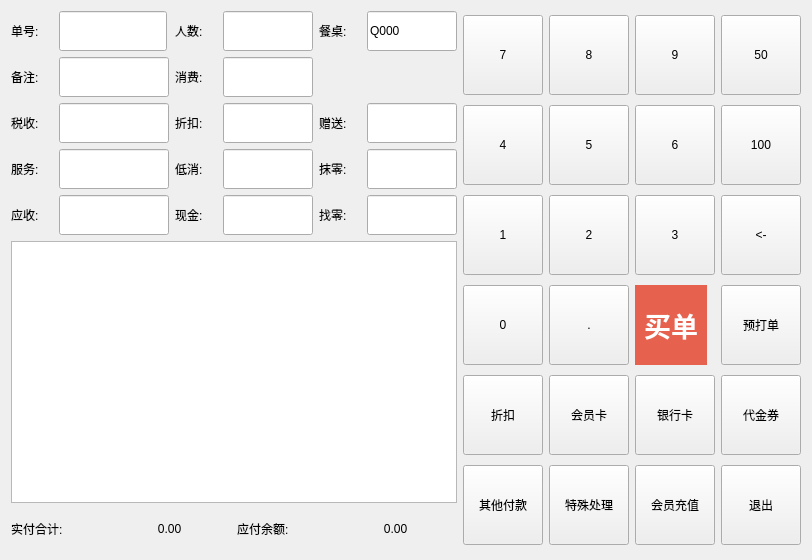
<?xml version="1.0" encoding="UTF-8"?>
<ui version="4.0">
 <class>table_pay</class>
 <widget class="QDialog" name="table_pay">
  <property name="geometry">
   <rect>
    <x>0</x>
    <y>0</y>
    <width>812</width>
    <height>560</height>
   </rect>
  </property>
  <property name="minimumSize">
   <size>
    <width>800</width>
    <height>0</height>
   </size>
  </property>
  <property name="maximumSize">
   <size>
    <width>812</width>
    <height>16777215</height>
   </size>
  </property>
  <property name="windowTitle">
   <string>Dialog</string>
  </property>
  <layout class="QHBoxLayout" name="horizontalLayout_2">
   <item>
    <layout class="QVBoxLayout" name="verticalLayout">
     <item>
      <layout class="QGridLayout" name="gridLayout_2">
       <item row="0" column="0">
        <widget class="QLabel" name="label_15">
         <property name="sizePolicy">
          <sizepolicy hsizetype="Fixed" vsizetype="Fixed">
           <horstretch>0</horstretch>
           <verstretch>0</verstretch>
          </sizepolicy>
         </property>
         <property name="minimumSize">
          <size>
           <width>42</width>
           <height>40</height>
          </size>
         </property>
         <property name="text">
          <string>单号:</string>
         </property>
        </widget>
       </item>
       <item row="0" column="1">
        <widget class="QLineEdit" name="lineEdit_12">
         <property name="sizePolicy">
          <sizepolicy hsizetype="Fixed" vsizetype="Fixed">
           <horstretch>0</horstretch>
           <verstretch>0</verstretch>
          </sizepolicy>
         </property>
         <property name="minimumSize">
          <size>
           <width>100</width>
           <height>40</height>
          </size>
         </property>
        </widget>
       </item>
       <item row="0" column="2">
        <widget class="QLabel" name="label_16">
         <property name="sizePolicy">
          <sizepolicy hsizetype="Fixed" vsizetype="Fixed">
           <horstretch>0</horstretch>
           <verstretch>0</verstretch>
          </sizepolicy>
         </property>
         <property name="minimumSize">
          <size>
           <width>42</width>
           <height>40</height>
          </size>
         </property>
         <property name="text">
          <string>人数:</string>
         </property>
        </widget>
       </item>
       <item row="0" column="3">
        <widget class="QLineEdit" name="lineEdit_10">
         <property name="sizePolicy">
          <sizepolicy hsizetype="Fixed" vsizetype="Fixed">
           <horstretch>0</horstretch>
           <verstretch>0</verstretch>
          </sizepolicy>
         </property>
         <property name="minimumSize">
          <size>
           <width>90</width>
           <height>40</height>
          </size>
         </property>
         <property name="maximumSize">
          <size>
           <width>90</width>
           <height>16777215</height>
          </size>
         </property>
        </widget>
       </item>
       <item row="0" column="4">
        <widget class="QLabel" name="label_10">
         <property name="sizePolicy">
          <sizepolicy hsizetype="Fixed" vsizetype="Fixed">
           <horstretch>0</horstretch>
           <verstretch>0</verstretch>
          </sizepolicy>
         </property>
         <property name="minimumSize">
          <size>
           <width>42</width>
           <height>40</height>
          </size>
         </property>
         <property name="text">
          <string>餐桌:</string>
         </property>
        </widget>
       </item>
       <item row="0" column="5">
        <widget class="QLineEdit" name="lineEdit_8">
         <property name="sizePolicy">
          <sizepolicy hsizetype="Fixed" vsizetype="Fixed">
           <horstretch>0</horstretch>
           <verstretch>0</verstretch>
          </sizepolicy>
         </property>
         <property name="minimumSize">
          <size>
           <width>90</width>
           <height>40</height>
          </size>
         </property>
         <property name="maximumSize">
          <size>
           <width>90</width>
           <height>16777215</height>
          </size>
         </property>
         <property name="text">
          <string>Q000</string>
         </property>
        </widget>
       </item>
       <item row="1" column="0">
        <widget class="QLabel" name="label_18">
         <property name="sizePolicy">
          <sizepolicy hsizetype="Fixed" vsizetype="Fixed">
           <horstretch>0</horstretch>
           <verstretch>0</verstretch>
          </sizepolicy>
         </property>
         <property name="minimumSize">
          <size>
           <width>42</width>
           <height>40</height>
          </size>
         </property>
         <property name="maximumSize">
          <size>
           <width>40</width>
           <height>16777215</height>
          </size>
         </property>
         <property name="text">
          <string>备注:</string>
         </property>
        </widget>
       </item>
       <item row="1" column="1">
        <widget class="QLineEdit" name="lineEdit_13">
         <property name="minimumSize">
          <size>
           <width>0</width>
           <height>40</height>
          </size>
         </property>
         <property name="text">
          <string/>
         </property>
        </widget>
       </item>
       <item row="1" column="2">
        <widget class="QLabel" name="label_2">
         <property name="sizePolicy">
          <sizepolicy hsizetype="Fixed" vsizetype="Fixed">
           <horstretch>0</horstretch>
           <verstretch>0</verstretch>
          </sizepolicy>
         </property>
         <property name="minimumSize">
          <size>
           <width>42</width>
           <height>40</height>
          </size>
         </property>
         <property name="maximumSize">
          <size>
           <width>40</width>
           <height>16777215</height>
          </size>
         </property>
         <property name="text">
          <string>消费:</string>
         </property>
        </widget>
       </item>
       <item row="1" column="3">
        <widget class="QLineEdit" name="lineEdit">
         <property name="sizePolicy">
          <sizepolicy hsizetype="Fixed" vsizetype="Fixed">
           <horstretch>0</horstretch>
           <verstretch>0</verstretch>
          </sizepolicy>
         </property>
         <property name="minimumSize">
          <size>
           <width>90</width>
           <height>40</height>
          </size>
         </property>
         <property name="maximumSize">
          <size>
           <width>90</width>
           <height>16777215</height>
          </size>
         </property>
        </widget>
       </item>
       <item row="2" column="0">
        <widget class="QLabel" name="label_6">
         <property name="sizePolicy">
          <sizepolicy hsizetype="Fixed" vsizetype="Fixed">
           <horstretch>0</horstretch>
           <verstretch>0</verstretch>
          </sizepolicy>
         </property>
         <property name="minimumSize">
          <size>
           <width>42</width>
           <height>40</height>
          </size>
         </property>
         <property name="text">
          <string>税收:</string>
         </property>
        </widget>
       </item>
       <item row="2" column="1">
        <widget class="QLineEdit" name="lineEdit_6">
         <property name="sizePolicy">
          <sizepolicy hsizetype="Expanding" vsizetype="Fixed">
           <horstretch>0</horstretch>
           <verstretch>0</verstretch>
          </sizepolicy>
         </property>
         <property name="minimumSize">
          <size>
           <width>0</width>
           <height>40</height>
          </size>
         </property>
         <property name="maximumSize">
          <size>
           <width>16777215</width>
           <height>16777215</height>
          </size>
         </property>
        </widget>
       </item>
       <item row="2" column="2">
        <widget class="QLabel" name="label_3">
         <property name="sizePolicy">
          <sizepolicy hsizetype="Fixed" vsizetype="Fixed">
           <horstretch>0</horstretch>
           <verstretch>0</verstretch>
          </sizepolicy>
         </property>
         <property name="minimumSize">
          <size>
           <width>42</width>
           <height>40</height>
          </size>
         </property>
         <property name="text">
          <string>折扣:</string>
         </property>
        </widget>
       </item>
       <item row="2" column="3">
        <widget class="QLineEdit" name="lineEdit_2">
         <property name="sizePolicy">
          <sizepolicy hsizetype="Fixed" vsizetype="Fixed">
           <horstretch>0</horstretch>
           <verstretch>0</verstretch>
          </sizepolicy>
         </property>
         <property name="minimumSize">
          <size>
           <width>90</width>
           <height>40</height>
          </size>
         </property>
         <property name="maximumSize">
          <size>
           <width>90</width>
           <height>16777215</height>
          </size>
         </property>
        </widget>
       </item>
       <item row="2" column="4">
        <widget class="QLabel" name="label_4">
         <property name="sizePolicy">
          <sizepolicy hsizetype="Fixed" vsizetype="Fixed">
           <horstretch>0</horstretch>
           <verstretch>0</verstretch>
          </sizepolicy>
         </property>
         <property name="minimumSize">
          <size>
           <width>42</width>
           <height>40</height>
          </size>
         </property>
         <property name="text">
          <string>赠送:</string>
         </property>
        </widget>
       </item>
       <item row="2" column="5">
        <widget class="QLineEdit" name="lineEdit_3">
         <property name="sizePolicy">
          <sizepolicy hsizetype="Fixed" vsizetype="Fixed">
           <horstretch>0</horstretch>
           <verstretch>0</verstretch>
          </sizepolicy>
         </property>
         <property name="minimumSize">
          <size>
           <width>90</width>
           <height>40</height>
          </size>
         </property>
         <property name="maximumSize">
          <size>
           <width>90</width>
           <height>16777215</height>
          </size>
         </property>
        </widget>
       </item>
       <item row="3" column="0">
        <widget class="QLabel" name="label_19">
         <property name="sizePolicy">
          <sizepolicy hsizetype="Fixed" vsizetype="Fixed">
           <horstretch>0</horstretch>
           <verstretch>0</verstretch>
          </sizepolicy>
         </property>
         <property name="minimumSize">
          <size>
           <width>42</width>
           <height>40</height>
          </size>
         </property>
         <property name="maximumSize">
          <size>
           <width>40</width>
           <height>16777215</height>
          </size>
         </property>
         <property name="text">
          <string>服务:</string>
         </property>
        </widget>
       </item>
       <item row="3" column="1">
        <widget class="QLineEdit" name="lineEdit_14">
         <property name="sizePolicy">
          <sizepolicy hsizetype="Expanding" vsizetype="Fixed">
           <horstretch>0</horstretch>
           <verstretch>0</verstretch>
          </sizepolicy>
         </property>
         <property name="minimumSize">
          <size>
           <width>0</width>
           <height>40</height>
          </size>
         </property>
         <property name="maximumSize">
          <size>
           <width>16777215</width>
           <height>16777215</height>
          </size>
         </property>
        </widget>
       </item>
       <item row="3" column="2">
        <widget class="QLabel" name="label_17">
         <property name="sizePolicy">
          <sizepolicy hsizetype="Fixed" vsizetype="Fixed">
           <horstretch>0</horstretch>
           <verstretch>0</verstretch>
          </sizepolicy>
         </property>
         <property name="minimumSize">
          <size>
           <width>42</width>
           <height>40</height>
          </size>
         </property>
         <property name="maximumSize">
          <size>
           <width>40</width>
           <height>16777215</height>
          </size>
         </property>
         <property name="text">
          <string>低消:</string>
         </property>
        </widget>
       </item>
       <item row="3" column="3">
        <widget class="QLineEdit" name="lineEdit_11">
         <property name="sizePolicy">
          <sizepolicy hsizetype="Fixed" vsizetype="Fixed">
           <horstretch>0</horstretch>
           <verstretch>0</verstretch>
          </sizepolicy>
         </property>
         <property name="minimumSize">
          <size>
           <width>90</width>
           <height>40</height>
          </size>
         </property>
         <property name="maximumSize">
          <size>
           <width>90</width>
           <height>16777215</height>
          </size>
         </property>
        </widget>
       </item>
       <item row="3" column="4">
        <widget class="QLabel" name="label_7">
         <property name="sizePolicy">
          <sizepolicy hsizetype="Fixed" vsizetype="Fixed">
           <horstretch>0</horstretch>
           <verstretch>0</verstretch>
          </sizepolicy>
         </property>
         <property name="minimumSize">
          <size>
           <width>42</width>
           <height>40</height>
          </size>
         </property>
         <property name="text">
          <string>抹零:</string>
         </property>
        </widget>
       </item>
       <item row="3" column="5">
        <widget class="QLineEdit" name="lineEdit_5">
         <property name="sizePolicy">
          <sizepolicy hsizetype="Fixed" vsizetype="Fixed">
           <horstretch>0</horstretch>
           <verstretch>0</verstretch>
          </sizepolicy>
         </property>
         <property name="minimumSize">
          <size>
           <width>90</width>
           <height>40</height>
          </size>
         </property>
         <property name="maximumSize">
          <size>
           <width>90</width>
           <height>16777215</height>
          </size>
         </property>
        </widget>
       </item>
       <item row="4" column="0">
        <widget class="QLabel" name="label_5">
         <property name="sizePolicy">
          <sizepolicy hsizetype="Fixed" vsizetype="Fixed">
           <horstretch>0</horstretch>
           <verstretch>0</verstretch>
          </sizepolicy>
         </property>
         <property name="minimumSize">
          <size>
           <width>42</width>
           <height>40</height>
          </size>
         </property>
         <property name="text">
          <string>应收:</string>
         </property>
        </widget>
       </item>
       <item row="4" column="1">
        <widget class="QLineEdit" name="lineEdit_4">
         <property name="sizePolicy">
          <sizepolicy hsizetype="Expanding" vsizetype="Fixed">
           <horstretch>0</horstretch>
           <verstretch>0</verstretch>
          </sizepolicy>
         </property>
         <property name="minimumSize">
          <size>
           <width>0</width>
           <height>40</height>
          </size>
         </property>
         <property name="maximumSize">
          <size>
           <width>16777215</width>
           <height>16777215</height>
          </size>
         </property>
        </widget>
       </item>
       <item row="4" column="2">
        <widget class="QLabel" name="label_9">
         <property name="sizePolicy">
          <sizepolicy hsizetype="Fixed" vsizetype="Fixed">
           <horstretch>0</horstretch>
           <verstretch>0</verstretch>
          </sizepolicy>
         </property>
         <property name="minimumSize">
          <size>
           <width>42</width>
           <height>40</height>
          </size>
         </property>
         <property name="text">
          <string>现金:</string>
         </property>
        </widget>
       </item>
       <item row="4" column="3">
        <widget class="QLineEdit" name="lineEdit_9">
         <property name="sizePolicy">
          <sizepolicy hsizetype="Fixed" vsizetype="Fixed">
           <horstretch>0</horstretch>
           <verstretch>0</verstretch>
          </sizepolicy>
         </property>
         <property name="minimumSize">
          <size>
           <width>90</width>
           <height>40</height>
          </size>
         </property>
         <property name="maximumSize">
          <size>
           <width>90</width>
           <height>16777215</height>
          </size>
         </property>
        </widget>
       </item>
       <item row="4" column="4">
        <widget class="QLabel" name="label_8">
         <property name="sizePolicy">
          <sizepolicy hsizetype="Fixed" vsizetype="Fixed">
           <horstretch>0</horstretch>
           <verstretch>0</verstretch>
          </sizepolicy>
         </property>
         <property name="minimumSize">
          <size>
           <width>42</width>
           <height>40</height>
          </size>
         </property>
         <property name="text">
          <string>找零:</string>
         </property>
        </widget>
       </item>
       <item row="4" column="5">
        <widget class="QLineEdit" name="lineEdit_7">
         <property name="sizePolicy">
          <sizepolicy hsizetype="Fixed" vsizetype="Fixed">
           <horstretch>0</horstretch>
           <verstretch>0</verstretch>
          </sizepolicy>
         </property>
         <property name="minimumSize">
          <size>
           <width>90</width>
           <height>40</height>
          </size>
         </property>
         <property name="maximumSize">
          <size>
           <width>90</width>
           <height>16777215</height>
          </size>
         </property>
        </widget>
       </item>
      </layout>
     </item>
     <item>
      <widget class="QTableView" name="tableView">
       <property name="sizePolicy">
        <sizepolicy hsizetype="Expanding" vsizetype="Expanding">
         <horstretch>0</horstretch>
         <verstretch>0</verstretch>
        </sizepolicy>
       </property>
       <property name="minimumSize">
        <size>
         <width>0</width>
         <height>0</height>
        </size>
       </property>
       <property name="maximumSize">
        <size>
         <width>16777215</width>
         <height>16777215</height>
        </size>
       </property>
      </widget>
     </item>
     <item>
      <layout class="QHBoxLayout" name="horizontalLayout">
       <item>
        <widget class="QLabel" name="label_11">
         <property name="sizePolicy">
          <sizepolicy hsizetype="Fixed" vsizetype="Fixed">
           <horstretch>0</horstretch>
           <verstretch>0</verstretch>
          </sizepolicy>
         </property>
         <property name="minimumSize">
          <size>
           <width>91</width>
           <height>40</height>
          </size>
         </property>
         <property name="text">
          <string>实付合计:</string>
         </property>
        </widget>
       </item>
       <item>
        <widget class="QLabel" name="label_12">
         <property name="sizePolicy">
          <sizepolicy hsizetype="Expanding" vsizetype="Fixed">
           <horstretch>0</horstretch>
           <verstretch>0</verstretch>
          </sizepolicy>
         </property>
         <property name="minimumSize">
          <size>
           <width>91</width>
           <height>40</height>
          </size>
         </property>
         <property name="text">
          <string>0.00</string>
         </property>
         <property name="alignment">
          <set>Qt::AlignCenter</set>
         </property>
        </widget>
       </item>
       <item>
        <widget class="QLabel" name="label_13">
         <property name="sizePolicy">
          <sizepolicy hsizetype="Fixed" vsizetype="Fixed">
           <horstretch>0</horstretch>
           <verstretch>0</verstretch>
          </sizepolicy>
         </property>
         <property name="minimumSize">
          <size>
           <width>91</width>
           <height>40</height>
          </size>
         </property>
         <property name="text">
          <string>应付余额:</string>
         </property>
        </widget>
       </item>
       <item>
        <widget class="QLabel" name="label_14">
         <property name="sizePolicy">
          <sizepolicy hsizetype="Expanding" vsizetype="Fixed">
           <horstretch>0</horstretch>
           <verstretch>0</verstretch>
          </sizepolicy>
         </property>
         <property name="minimumSize">
          <size>
           <width>91</width>
           <height>40</height>
          </size>
         </property>
         <property name="text">
          <string>0.00</string>
         </property>
         <property name="alignment">
          <set>Qt::AlignCenter</set>
         </property>
        </widget>
       </item>
      </layout>
     </item>
    </layout>
   </item>
   <item>
    <layout class="QGridLayout" name="gridLayout">
     <item row="0" column="0">
      <widget class="QPushButton" name="pushButton">
       <property name="sizePolicy">
        <sizepolicy hsizetype="Fixed" vsizetype="Fixed">
         <horstretch>0</horstretch>
         <verstretch>0</verstretch>
        </sizepolicy>
       </property>
       <property name="minimumSize">
        <size>
         <width>72</width>
         <height>80</height>
        </size>
       </property>
       <property name="focusPolicy">
        <enum>Qt::NoFocus</enum>
       </property>
       <property name="text">
        <string>7</string>
       </property>
       <property name="outer_stylesheet" stdset="0">
        <string>pushbutton</string>
       </property>
      </widget>
     </item>
     <item row="0" column="1">
      <widget class="QPushButton" name="pushButton_2">
       <property name="sizePolicy">
        <sizepolicy hsizetype="Fixed" vsizetype="Fixed">
         <horstretch>0</horstretch>
         <verstretch>0</verstretch>
        </sizepolicy>
       </property>
       <property name="minimumSize">
        <size>
         <width>72</width>
         <height>80</height>
        </size>
       </property>
       <property name="focusPolicy">
        <enum>Qt::NoFocus</enum>
       </property>
       <property name="text">
        <string>8</string>
       </property>
       <property name="outer_stylesheet" stdset="0">
        <string>pushbutton</string>
       </property>
      </widget>
     </item>
     <item row="0" column="2">
      <widget class="QPushButton" name="pushButton_3">
       <property name="sizePolicy">
        <sizepolicy hsizetype="Fixed" vsizetype="Fixed">
         <horstretch>0</horstretch>
         <verstretch>0</verstretch>
        </sizepolicy>
       </property>
       <property name="minimumSize">
        <size>
         <width>72</width>
         <height>80</height>
        </size>
       </property>
       <property name="focusPolicy">
        <enum>Qt::NoFocus</enum>
       </property>
       <property name="text">
        <string>9</string>
       </property>
       <property name="outer_stylesheet" stdset="0">
        <string>pushbutton</string>
       </property>
      </widget>
     </item>
     <item row="0" column="3">
      <widget class="QPushButton" name="pushButton_4">
       <property name="sizePolicy">
        <sizepolicy hsizetype="Fixed" vsizetype="Fixed">
         <horstretch>0</horstretch>
         <verstretch>0</verstretch>
        </sizepolicy>
       </property>
       <property name="minimumSize">
        <size>
         <width>72</width>
         <height>80</height>
        </size>
       </property>
       <property name="focusPolicy">
        <enum>Qt::NoFocus</enum>
       </property>
       <property name="text">
        <string>50</string>
       </property>
       <property name="outer_stylesheet" stdset="0">
        <string>pushbutton</string>
       </property>
      </widget>
     </item>
     <item row="1" column="0">
      <widget class="QPushButton" name="pushButton_6">
       <property name="sizePolicy">
        <sizepolicy hsizetype="Fixed" vsizetype="Fixed">
         <horstretch>0</horstretch>
         <verstretch>0</verstretch>
        </sizepolicy>
       </property>
       <property name="minimumSize">
        <size>
         <width>72</width>
         <height>80</height>
        </size>
       </property>
       <property name="focusPolicy">
        <enum>Qt::NoFocus</enum>
       </property>
       <property name="text">
        <string>4</string>
       </property>
       <property name="outer_stylesheet" stdset="0">
        <string>pushbutton</string>
       </property>
      </widget>
     </item>
     <item row="1" column="1">
      <widget class="QPushButton" name="pushButton_8">
       <property name="sizePolicy">
        <sizepolicy hsizetype="Fixed" vsizetype="Fixed">
         <horstretch>0</horstretch>
         <verstretch>0</verstretch>
        </sizepolicy>
       </property>
       <property name="minimumSize">
        <size>
         <width>72</width>
         <height>80</height>
        </size>
       </property>
       <property name="focusPolicy">
        <enum>Qt::NoFocus</enum>
       </property>
       <property name="text">
        <string>5</string>
       </property>
       <property name="outer_stylesheet" stdset="0">
        <string>pushbutton</string>
       </property>
      </widget>
     </item>
     <item row="1" column="2">
      <widget class="QPushButton" name="pushButton_5">
       <property name="sizePolicy">
        <sizepolicy hsizetype="Fixed" vsizetype="Fixed">
         <horstretch>0</horstretch>
         <verstretch>0</verstretch>
        </sizepolicy>
       </property>
       <property name="minimumSize">
        <size>
         <width>72</width>
         <height>80</height>
        </size>
       </property>
       <property name="focusPolicy">
        <enum>Qt::NoFocus</enum>
       </property>
       <property name="text">
        <string>6</string>
       </property>
       <property name="outer_stylesheet" stdset="0">
        <string>pushbutton</string>
       </property>
      </widget>
     </item>
     <item row="1" column="3">
      <widget class="QPushButton" name="pushButton_7">
       <property name="sizePolicy">
        <sizepolicy hsizetype="Fixed" vsizetype="Fixed">
         <horstretch>0</horstretch>
         <verstretch>0</verstretch>
        </sizepolicy>
       </property>
       <property name="minimumSize">
        <size>
         <width>72</width>
         <height>80</height>
        </size>
       </property>
       <property name="focusPolicy">
        <enum>Qt::NoFocus</enum>
       </property>
       <property name="text">
        <string>100</string>
       </property>
       <property name="outer_stylesheet" stdset="0">
        <string>pushbutton</string>
       </property>
      </widget>
     </item>
     <item row="2" column="0">
      <widget class="QPushButton" name="pushButton_10">
       <property name="sizePolicy">
        <sizepolicy hsizetype="Fixed" vsizetype="Fixed">
         <horstretch>0</horstretch>
         <verstretch>0</verstretch>
        </sizepolicy>
       </property>
       <property name="minimumSize">
        <size>
         <width>72</width>
         <height>80</height>
        </size>
       </property>
       <property name="focusPolicy">
        <enum>Qt::NoFocus</enum>
       </property>
       <property name="text">
        <string>1</string>
       </property>
       <property name="outer_stylesheet" stdset="0">
        <string>pushbutton</string>
       </property>
      </widget>
     </item>
     <item row="2" column="1">
      <widget class="QPushButton" name="pushButton_12">
       <property name="sizePolicy">
        <sizepolicy hsizetype="Fixed" vsizetype="Fixed">
         <horstretch>0</horstretch>
         <verstretch>0</verstretch>
        </sizepolicy>
       </property>
       <property name="minimumSize">
        <size>
         <width>72</width>
         <height>80</height>
        </size>
       </property>
       <property name="focusPolicy">
        <enum>Qt::NoFocus</enum>
       </property>
       <property name="text">
        <string>2</string>
       </property>
       <property name="outer_stylesheet" stdset="0">
        <string>pushbutton</string>
       </property>
      </widget>
     </item>
     <item row="2" column="2">
      <widget class="QPushButton" name="pushButton_9">
       <property name="sizePolicy">
        <sizepolicy hsizetype="Fixed" vsizetype="Fixed">
         <horstretch>0</horstretch>
         <verstretch>0</verstretch>
        </sizepolicy>
       </property>
       <property name="minimumSize">
        <size>
         <width>72</width>
         <height>80</height>
        </size>
       </property>
       <property name="focusPolicy">
        <enum>Qt::NoFocus</enum>
       </property>
       <property name="text">
        <string>3</string>
       </property>
       <property name="outer_stylesheet" stdset="0">
        <string>pushbutton</string>
       </property>
      </widget>
     </item>
     <item row="2" column="3">
      <widget class="QPushButton" name="pushButton_11">
       <property name="sizePolicy">
        <sizepolicy hsizetype="Fixed" vsizetype="Fixed">
         <horstretch>0</horstretch>
         <verstretch>0</verstretch>
        </sizepolicy>
       </property>
       <property name="minimumSize">
        <size>
         <width>72</width>
         <height>80</height>
        </size>
       </property>
       <property name="focusPolicy">
        <enum>Qt::NoFocus</enum>
       </property>
       <property name="text">
        <string>&lt;-</string>
       </property>
       <property name="outer_stylesheet" stdset="0">
        <string>pushbutton</string>
       </property>
      </widget>
     </item>
     <item row="3" column="0">
      <widget class="QPushButton" name="pushButton_14">
       <property name="sizePolicy">
        <sizepolicy hsizetype="Fixed" vsizetype="Fixed">
         <horstretch>0</horstretch>
         <verstretch>0</verstretch>
        </sizepolicy>
       </property>
       <property name="minimumSize">
        <size>
         <width>72</width>
         <height>80</height>
        </size>
       </property>
       <property name="focusPolicy">
        <enum>Qt::NoFocus</enum>
       </property>
       <property name="text">
        <string>0</string>
       </property>
       <property name="outer_stylesheet" stdset="0">
        <string>pushbutton</string>
       </property>
      </widget>
     </item>
     <item row="3" column="1">
      <widget class="QPushButton" name="pushButton_16">
       <property name="sizePolicy">
        <sizepolicy hsizetype="Fixed" vsizetype="Fixed">
         <horstretch>0</horstretch>
         <verstretch>0</verstretch>
        </sizepolicy>
       </property>
       <property name="minimumSize">
        <size>
         <width>72</width>
         <height>80</height>
        </size>
       </property>
       <property name="focusPolicy">
        <enum>Qt::NoFocus</enum>
       </property>
       <property name="text">
        <string>.</string>
       </property>
       <property name="outer_stylesheet" stdset="0">
        <string>pushbutton</string>
       </property>
      </widget>
     </item>
     <item row="3" column="2">
      <widget class="QPushButton" name="pushButton_13">
       <property name="sizePolicy">
        <sizepolicy hsizetype="Fixed" vsizetype="Fixed">
         <horstretch>0</horstretch>
         <verstretch>0</verstretch>
        </sizepolicy>
       </property>
       <property name="minimumSize">
        <size>
         <width>72</width>
         <height>80</height>
        </size>
       </property>
       <property name="focusPolicy">
        <enum>Qt::NoFocus</enum>
       </property>
       <property name="styleSheet">
        <string notr="true">QPushButton{
font:bold 20pt;color:white;border:0px;background:#e7624e;
}
QPushButton:pressed{
background:#dbe3e9;color:#7b7878;
}
</string>
       </property>
       <property name="text">
        <string>买单</string>
       </property>
       <property name="outer_stylesheet" stdset="0">
        <string>pushbutton</string>
       </property>
      </widget>
     </item>
     <item row="3" column="3">
      <widget class="QPushButton" name="pushButton_24">
       <property name="sizePolicy">
        <sizepolicy hsizetype="Fixed" vsizetype="Fixed">
         <horstretch>0</horstretch>
         <verstretch>0</verstretch>
        </sizepolicy>
       </property>
       <property name="minimumSize">
        <size>
         <width>72</width>
         <height>80</height>
        </size>
       </property>
       <property name="focusPolicy">
        <enum>Qt::NoFocus</enum>
       </property>
       <property name="text">
        <string>预打单</string>
       </property>
       <property name="outer_stylesheet" stdset="0">
        <string>pushbutton_bottom</string>
       </property>
      </widget>
     </item>
     <item row="4" column="0">
      <widget class="QPushButton" name="pushButton_15">
       <property name="sizePolicy">
        <sizepolicy hsizetype="Fixed" vsizetype="Fixed">
         <horstretch>0</horstretch>
         <verstretch>0</verstretch>
        </sizepolicy>
       </property>
       <property name="minimumSize">
        <size>
         <width>72</width>
         <height>80</height>
        </size>
       </property>
       <property name="focusPolicy">
        <enum>Qt::NoFocus</enum>
       </property>
       <property name="text">
        <string>折扣</string>
       </property>
       <property name="outer_stylesheet" stdset="0">
        <string>pushbutton_bottom</string>
       </property>
      </widget>
     </item>
     <item row="4" column="1">
      <widget class="QPushButton" name="pushButton_17">
       <property name="sizePolicy">
        <sizepolicy hsizetype="Fixed" vsizetype="Fixed">
         <horstretch>0</horstretch>
         <verstretch>0</verstretch>
        </sizepolicy>
       </property>
       <property name="minimumSize">
        <size>
         <width>72</width>
         <height>80</height>
        </size>
       </property>
       <property name="focusPolicy">
        <enum>Qt::NoFocus</enum>
       </property>
       <property name="text">
        <string>会员卡</string>
       </property>
       <property name="outer_stylesheet" stdset="0">
        <string>pushbutton_bottom</string>
       </property>
      </widget>
     </item>
     <item row="4" column="2">
      <widget class="QPushButton" name="pushButton_18">
       <property name="sizePolicy">
        <sizepolicy hsizetype="Fixed" vsizetype="Fixed">
         <horstretch>0</horstretch>
         <verstretch>0</verstretch>
        </sizepolicy>
       </property>
       <property name="minimumSize">
        <size>
         <width>72</width>
         <height>80</height>
        </size>
       </property>
       <property name="focusPolicy">
        <enum>Qt::NoFocus</enum>
       </property>
       <property name="text">
        <string>银行卡</string>
       </property>
       <property name="outer_stylesheet" stdset="0">
        <string>pushbutton_bottom</string>
       </property>
      </widget>
     </item>
     <item row="4" column="3">
      <widget class="QPushButton" name="pushButton_19">
       <property name="sizePolicy">
        <sizepolicy hsizetype="Fixed" vsizetype="Fixed">
         <horstretch>0</horstretch>
         <verstretch>0</verstretch>
        </sizepolicy>
       </property>
       <property name="minimumSize">
        <size>
         <width>72</width>
         <height>80</height>
        </size>
       </property>
       <property name="focusPolicy">
        <enum>Qt::NoFocus</enum>
       </property>
       <property name="text">
        <string>代金券</string>
       </property>
       <property name="outer_stylesheet" stdset="0">
        <string>pushbutton_bottom</string>
       </property>
      </widget>
     </item>
     <item row="5" column="0">
      <widget class="QPushButton" name="pushButton_20">
       <property name="sizePolicy">
        <sizepolicy hsizetype="Fixed" vsizetype="Fixed">
         <horstretch>0</horstretch>
         <verstretch>0</verstretch>
        </sizepolicy>
       </property>
       <property name="minimumSize">
        <size>
         <width>72</width>
         <height>80</height>
        </size>
       </property>
       <property name="focusPolicy">
        <enum>Qt::NoFocus</enum>
       </property>
       <property name="text">
        <string>其他付款</string>
       </property>
       <property name="outer_stylesheet" stdset="0">
        <string>pushbutton_bottom</string>
       </property>
      </widget>
     </item>
     <item row="5" column="1">
      <widget class="QPushButton" name="pushButton_22">
       <property name="sizePolicy">
        <sizepolicy hsizetype="Fixed" vsizetype="Fixed">
         <horstretch>0</horstretch>
         <verstretch>0</verstretch>
        </sizepolicy>
       </property>
       <property name="minimumSize">
        <size>
         <width>72</width>
         <height>80</height>
        </size>
       </property>
       <property name="focusPolicy">
        <enum>Qt::NoFocus</enum>
       </property>
       <property name="text">
        <string>特殊处理</string>
       </property>
       <property name="outer_stylesheet" stdset="0">
        <string>pushbutton_bottom</string>
       </property>
      </widget>
     </item>
     <item row="5" column="2">
      <widget class="QPushButton" name="pushButton_23">
       <property name="sizePolicy">
        <sizepolicy hsizetype="Fixed" vsizetype="Fixed">
         <horstretch>0</horstretch>
         <verstretch>0</verstretch>
        </sizepolicy>
       </property>
       <property name="minimumSize">
        <size>
         <width>72</width>
         <height>80</height>
        </size>
       </property>
       <property name="focusPolicy">
        <enum>Qt::NoFocus</enum>
       </property>
       <property name="text">
        <string>会员充值</string>
       </property>
       <property name="outer_stylesheet" stdset="0">
        <string>pushbutton_bottom</string>
       </property>
      </widget>
     </item>
     <item row="5" column="3">
      <widget class="QPushButton" name="pushButton_21">
       <property name="sizePolicy">
        <sizepolicy hsizetype="Fixed" vsizetype="Fixed">
         <horstretch>0</horstretch>
         <verstretch>0</verstretch>
        </sizepolicy>
       </property>
       <property name="minimumSize">
        <size>
         <width>72</width>
         <height>80</height>
        </size>
       </property>
       <property name="focusPolicy">
        <enum>Qt::NoFocus</enum>
       </property>
       <property name="text">
        <string>退出</string>
       </property>
       <property name="outer_stylesheet" stdset="0">
        <string>pushbutton_bottom</string>
       </property>
      </widget>
     </item>
    </layout>
   </item>
  </layout>
 </widget>
 <resources/>
 <connections/>
</ui>
